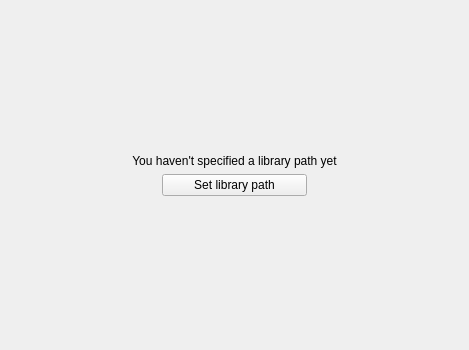
<?xml version="1.0" encoding="UTF-8"?>
<ui version="4.0">
 <class>GUI_SetLibrary</class>
 <widget class="QWidget" name="GUI_SetLibrary">
  <property name="geometry">
   <rect>
    <x>0</x>
    <y>0</y>
    <width>469</width>
    <height>350</height>
   </rect>
  </property>
  <property name="sizePolicy">
   <sizepolicy hsizetype="Preferred" vsizetype="Preferred">
    <horstretch>0</horstretch>
    <verstretch>0</verstretch>
   </sizepolicy>
  </property>
  <property name="windowTitle">
   <string/>
  </property>
  <property name="styleSheet">
   <string notr="true"/>
  </property>
  <layout class="QGridLayout" name="gridLayout">
   <item row="2" column="0">
    <spacer name="horizontalSpacer_2">
     <property name="orientation">
      <enum>Qt::Horizontal</enum>
     </property>
     <property name="sizeHint" stdset="0">
      <size>
       <width>40</width>
       <height>20</height>
      </size>
     </property>
    </spacer>
   </item>
   <item row="1" column="0" colspan="3">
    <widget class="QLabel" name="label">
     <property name="sizePolicy">
      <sizepolicy hsizetype="MinimumExpanding" vsizetype="Preferred">
       <horstretch>0</horstretch>
       <verstretch>0</verstretch>
      </sizepolicy>
     </property>
     <property name="text">
      <string>You haven't specified a library path yet</string>
     </property>
     <property name="alignment">
      <set>Qt::AlignCenter</set>
     </property>
    </widget>
   </item>
   <item row="2" column="1">
    <widget class="QPushButton" name="btn_setLibrary">
     <property name="sizePolicy">
      <sizepolicy hsizetype="MinimumExpanding" vsizetype="Preferred">
       <horstretch>0</horstretch>
       <verstretch>0</verstretch>
      </sizepolicy>
     </property>
     <property name="maximumSize">
      <size>
       <width>200</width>
       <height>16777215</height>
      </size>
     </property>
     <property name="focusPolicy">
      <enum>Qt::StrongFocus</enum>
     </property>
     <property name="text">
      <string>Set library path</string>
     </property>
     <property name="icon">
      <iconset>
       <normaloff>:/icons/icons/import.png</normaloff>:/icons/icons/import.png</iconset>
     </property>
    </widget>
   </item>
   <item row="2" column="2">
    <spacer name="horizontalSpacer">
     <property name="orientation">
      <enum>Qt::Horizontal</enum>
     </property>
     <property name="sizeHint" stdset="0">
      <size>
       <width>40</width>
       <height>20</height>
      </size>
     </property>
    </spacer>
   </item>
   <item row="3" column="0" colspan="3">
    <spacer name="verticalSpacer">
     <property name="orientation">
      <enum>Qt::Vertical</enum>
     </property>
     <property name="sizeHint" stdset="0">
      <size>
       <width>20</width>
       <height>40</height>
      </size>
     </property>
    </spacer>
   </item>
   <item row="0" column="0" colspan="3">
    <spacer name="verticalSpacer_2">
     <property name="orientation">
      <enum>Qt::Vertical</enum>
     </property>
     <property name="sizeHint" stdset="0">
      <size>
       <width>20</width>
       <height>40</height>
      </size>
     </property>
    </spacer>
   </item>
  </layout>
 </widget>
 <resources>
  <include location="../Icons.qrc"/>
 </resources>
 <connections/>
</ui>
